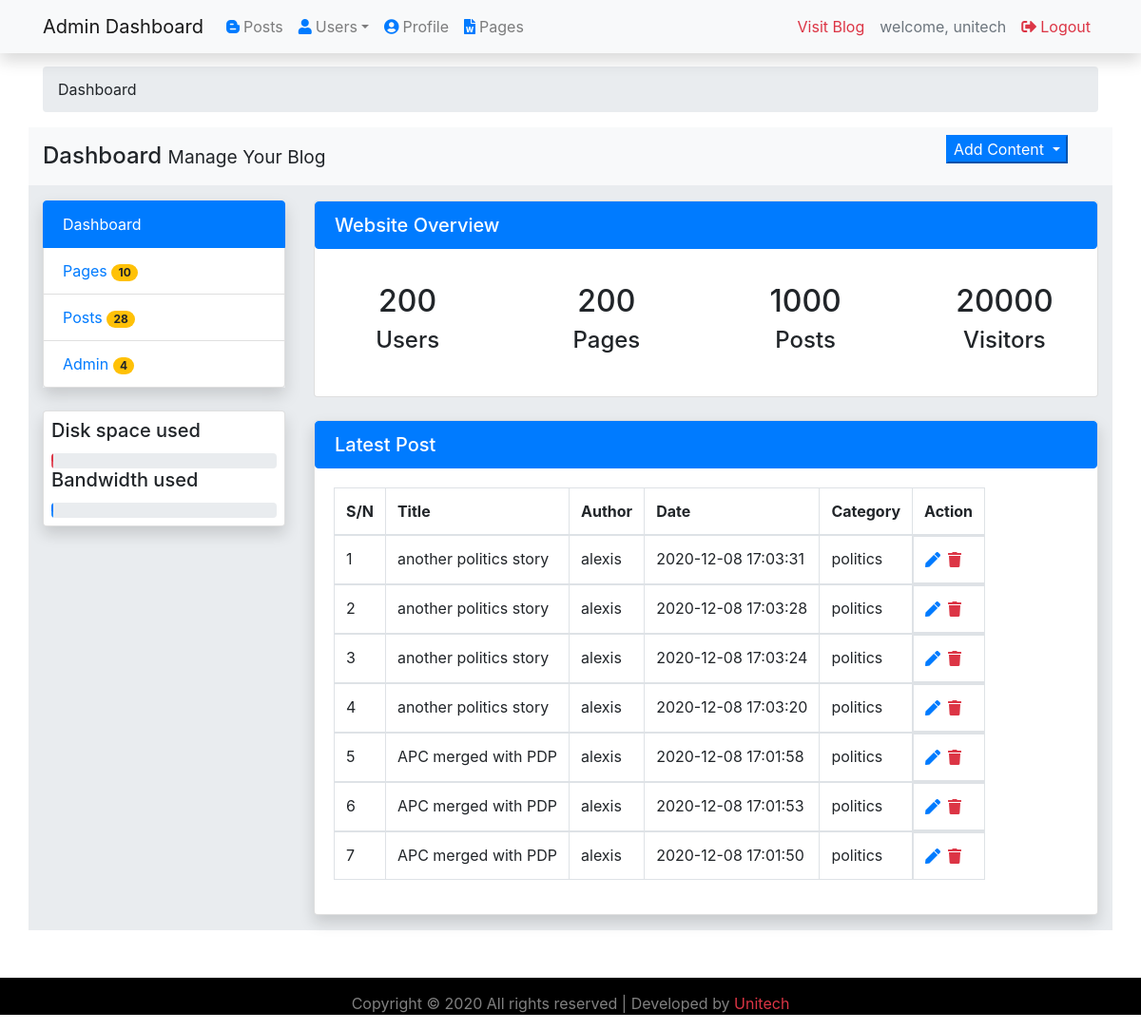
The app's page /admin/dashboard.php (signed in) with its own data.
### tables this page shows
CREATE TABLE `posts` (
  `id` int(11) NOT NULL,
  `post_title` varchar(500) NOT NULL,
  `post_author` varchar(200) NOT NULL,
  `post_desc` text NOT NULL,
  `image_dir` varchar(500) NOT NULL,
  `post_category` varchar(200) NOT NULL,
  `post_date` timestamp NOT NULL DEFAULT CURRENT_TIMESTAMP ON UPDATE CURRENT_TIMESTAMP,
  `post_tag` varchar(500) NOT NULL,
  `post_content` text NOT NULL
);

### admin/dashboard.php (the view, shortened to what this page needs)
<?php
	require_once '../connection/db.php';
				$query = "SELECT * FROM posts ORDER BY id DESC LIMIT 7";
				$stmt = $conn->prepare($query);
				if($stmt->execute()){
					$process = $stmt->get_result();
				}
				else{
					$error = '<div class="alert alert-danger">Error fetching contents! Try again later.</div>';
				}
?>
			<!DOCTYPE html>
			<html>
			<head>
				<link rel="stylesheet" type="text/css" href="../css/bootstrap.min.css">
				<link rel="stylesheet" type="text/css" href="../css/style.css">
				<link rel="stylesheet" type="text/css" href="../css/all.css">
				<link rel="stylesheet" type="text/css" href="../css/fontawesome.min.css">
			</head>
		<body>
								<?php include '../includes/header.php'; ?>
								<section id="maincontent">
									<?php include '../includes/sidebar.php';?>
										<div class="col-md-9 my-3">
											<div class="card">
												<div>
													<h5 class="list-group-item active" href="#">Website Overview</h5>
												</div>
												<div class="row p-2">
													<div class="col-md-3 my-2 card-body text-center">
															<h2>200</h2>
															<h4>Users</h4>
													</div>
														<div class="col-md-3 my-2 text-center card-body ">
															<h2>200</h2>
															<h4>Pages</h4>
													</div>
													<div class="col-md-3 my-2 text-center card-body ">
															<h2>1000</h2>
															<h4>Posts</h4>
													</div>
													<div class="col-md-3 my-2 text-center card-body ">
															<h2>20000</h2>
															<h4>Visitors</h4>
													</div>
												</div>
											</div><br>
										<div class="card shadow">
												<div>
													<h5 class="list-group-item active">Latest Post</h5>
												</div>
												<div class="card-body">
													 <div class="table-responsive table--no-card m-b-40">
													<table class="table table-bordered table-responsive table-hover">
														<thead>
															<tr>
																<th>S/N</th>
																<th>Title</th>
																<th>Author</th>
																<th>Date</th>
																<th>Category</th>
																<th>Action</th>
															</tr>
														</thead>
														<?php
															$count = 1;
															while ($result = $process->fetch_assoc()) {?>
														<tbody>
															<tr>
																<?php $pid = $result['id'];?>
																<td><?php echo $count;?></td>
																<td><?php echo $result['post_title'];?></td>
																<td><?php echo $result['post_author'];?></td>
																<td><?php echo $result['post_date'];?></td>
																<td><?php echo $result['post_category'];?></td>
																<td style="display:flex;">
                                                                <a style="color:white;text-decoration:none;" href="editpost.php?pid=<?php echo $pid;?>"><i class="fas fa-pen mr-2 text-primary"></i></a>
                                                                <a style="color:white;text-decoration:none;" href="deletepost.php?pid=<?php echo $pid;?>"><i class="fas fa-trash mr-2 text-danger"></i>
                                                                </a>
																</td>
															</tr>
														</tbody>
														<?php $count = $count +1; }?>
													</table>
													</div>
												</div>
											</div>
										</div>
										</div>
									</div>
					</section>
					<?php include '../includes/footer.php'; ?>
</body>
</html>

### css/style.css (style rules this page uses)
body { scroll-behavior: smooth; }

### css/all.css (style rules this page uses)
.fa, .fas, .far, .fal, .fad, .fab { -moz-osx-font-smoothing: grayscale; -webkit-font-smoothing: antialiased; display: inline-block; font-style: normal; font-variant: normal; text-rendering: auto; line-height: 1; }
.fa-pen:before { content: "\f304"; }
.fa-trash:before { content: "\f1f8"; }
.fa, .fas { font-family: 'Font Awesome 5 Free'; font-weight: 900; }

### records on screen
posts: post_title "another politics story", post_author "alexis", post_date "2020-12-08 17:03:31", post_category "politics"
posts: post_title "another politics story", post_author "alexis", post_date "2020-12-08 17:03:28", post_category "politics"
posts: post_title "another politics story", post_author "alexis", post_date "2020-12-08 17:03:24", post_category "politics"
posts: post_title "another politics story", post_author "alexis", post_date "2020-12-08 17:03:20", post_category "politics"
posts: post_title "APC merged with PDP", post_author "alexis", post_date "2020-12-08 17:01:58", post_category "politics"
posts: post_title "APC merged with PDP", post_author "alexis", post_date "2020-12-08 17:01:53", post_category "politics"
posts: post_title "APC merged with PDP", post_author "alexis", post_date "2020-12-08 17:01:50", post_category "politics"

### other values on screen
$username "unitech"
$fetch['posted'] "28"
$fetch_users['reg_users'] "4"
